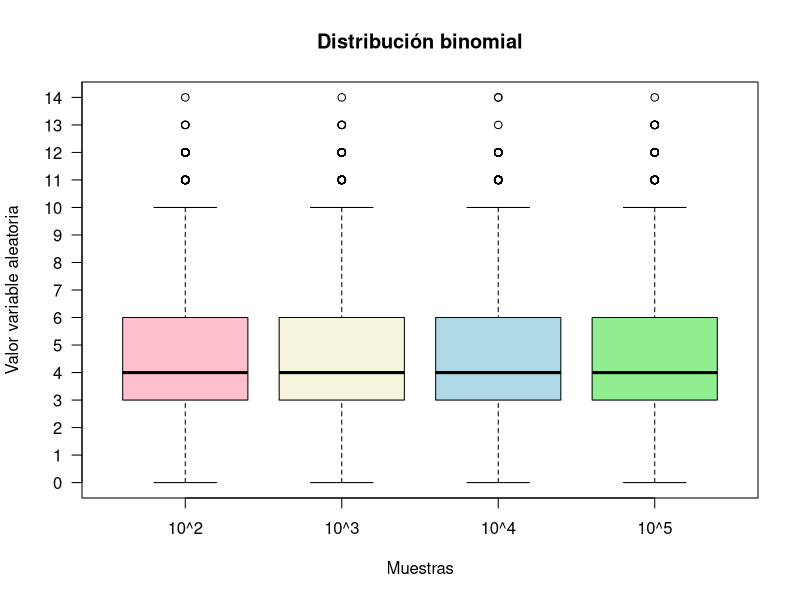
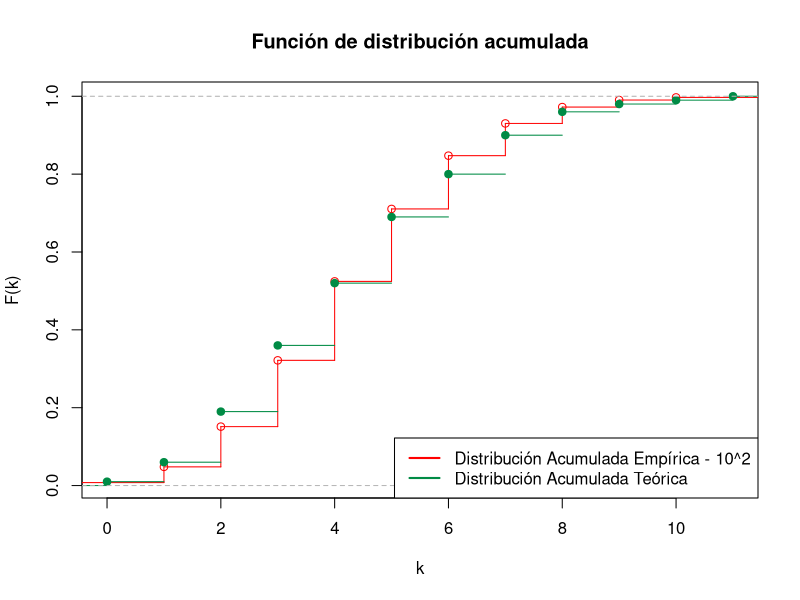
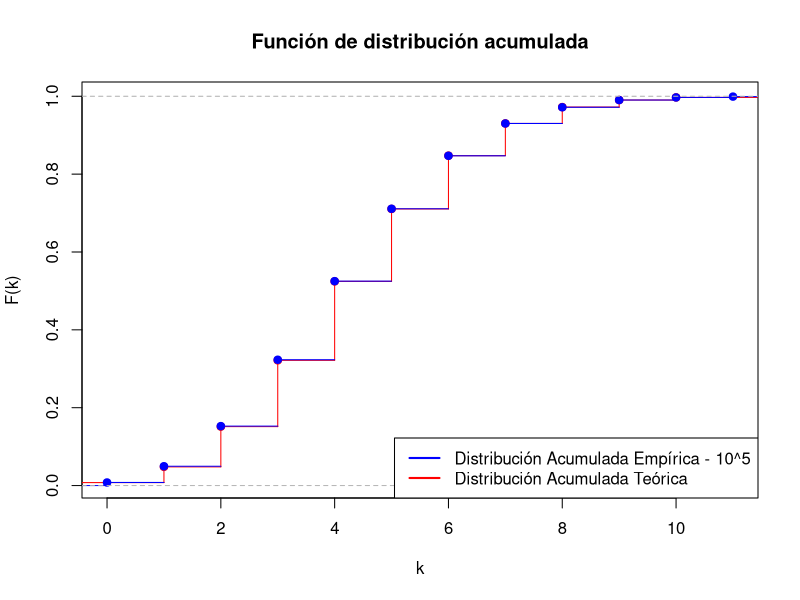
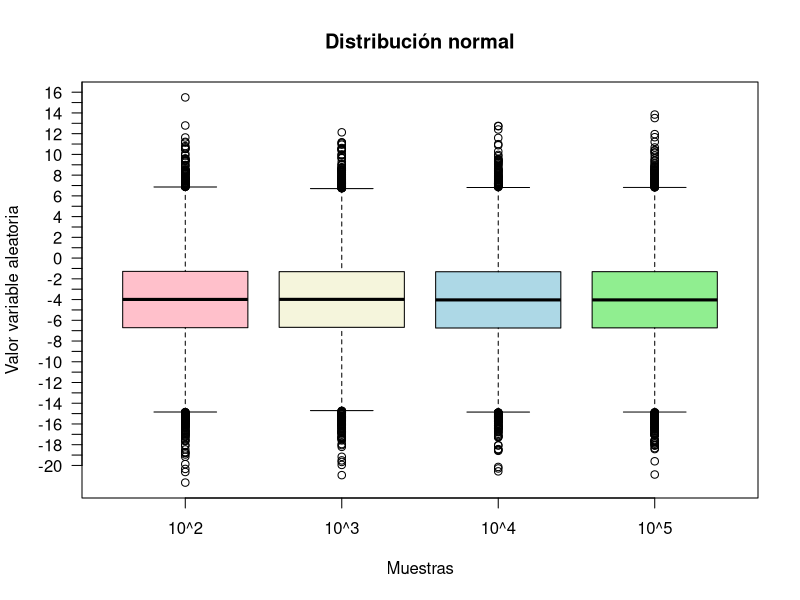
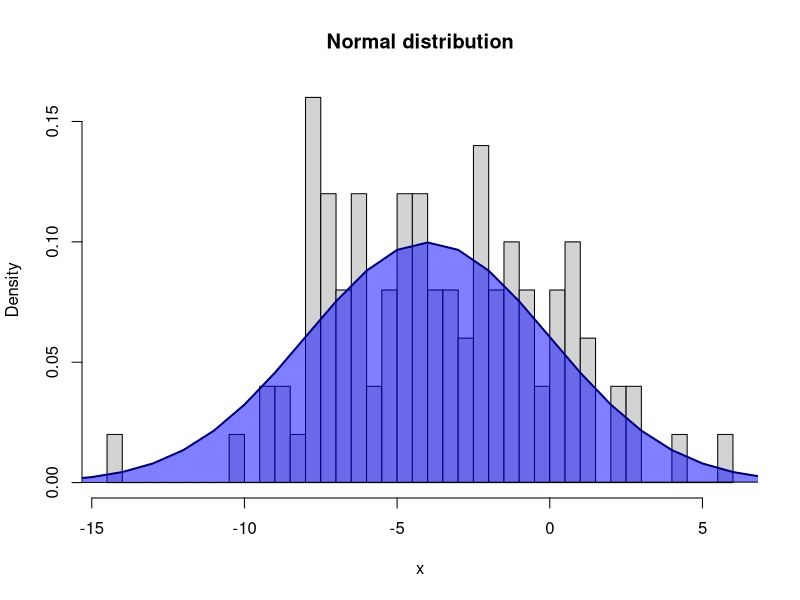
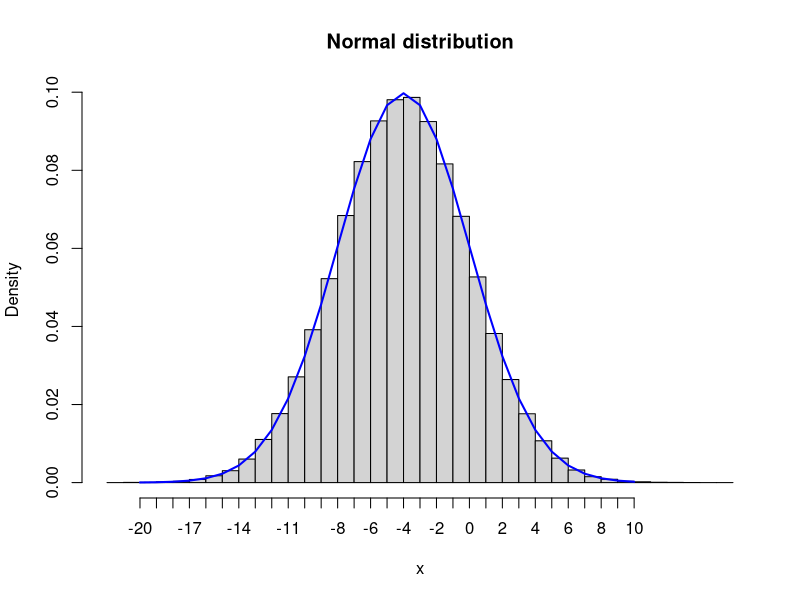
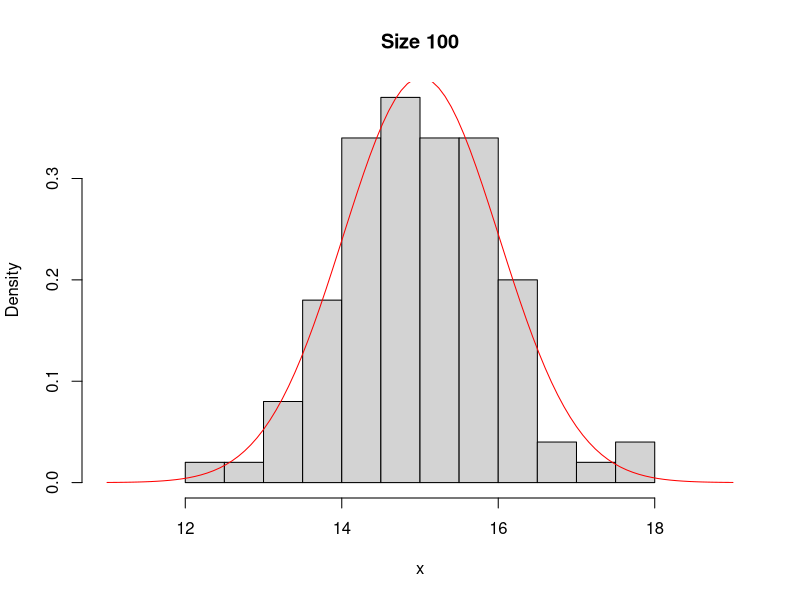
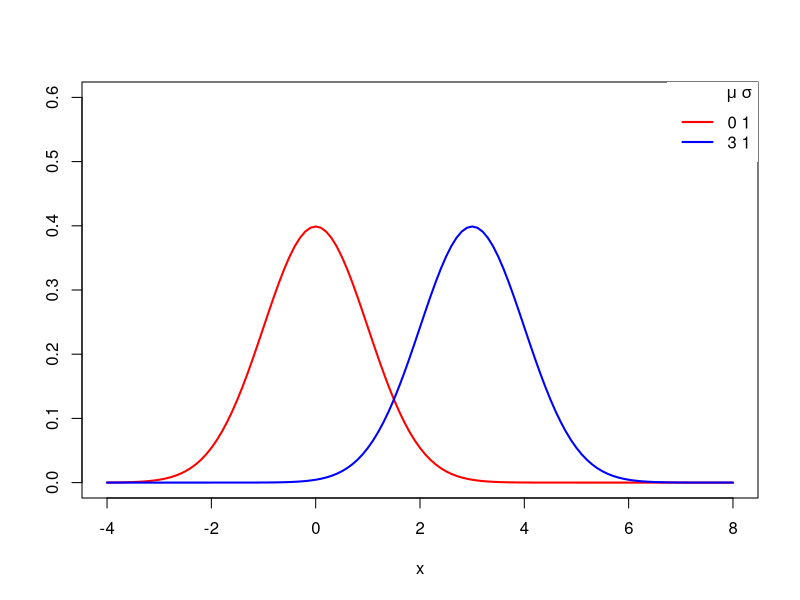

Reproduce these figures in R, in order.
# EJ 1
# distribución binoamial binomial (30 ,  0.15)
# n = 10 ^ (2 al 5)
# rbinom(
#       n,     Número de observaciones aleatorias a ser generadas
#       size,  Número de ensayos (> = 0)
#       prob)  La probabilidad de éxito en cada ensayo
a = rbinom(10^2,30, 0.15)
b = rbinom(10^3,30, 0.15)
c = rbinom(10^4,30, 0.15)
d = rbinom(10^5,30, 0.15)

randomValues <- c(a,b,c,d)

data <- data.frame(values =randomValues,
                   group = c("10^2","10^3","10^4","10^5"))

boxplot(values ~ group,
        data, 
        col = c("pink",
                "beige", 
                "lightblue", 
                "lightgreen"),
        main = "Distribución binomial",
        xlab = "Muestras",
        ylab = "Valor variable aleatoria",
        yaxt='n')
axis(2, at=seq(0, 30, 1),las=2)


# Esperanza Empírica
espA = mean(a)
espB = mean(b)
espC = mean(c)
espD = mean(d)

# Esperanza Teorica
espT = 30*0.15

# Varianza Empirica
varA = var(a)
varB = var(b)
varC = var(c)
varD = var(d)

# Varianza Teorica
varT = 30*0.15*0.85

# Función de distribución acumulada empirica
distA = ecdf(a)
distD = ecdf(d)

# Función de distribución teórica y empirica
plot(stepfun(c(1:10),pbinom(c(0,1:10),30,0.15)), 
     main = "Función de distribución acumulada", 
     xlab = "k",
     ylab = "F(k)",
     col="red")
lines(distA, col="springgreen4")
legend("bottomright", 
       legend = c("Distribución Acumulada Empírica - 10^2",
                  "Distribución Acumulada Teórica"),
       lty = 1, col = c("red","springgreen4"), lwd = 2, box.lty =1)

plot(stepfun(c(1:10),pbinom(c(0,1:10),30,0.15)), 
     main = "Función de distribución acumulada", 
     xlab = "k",
     ylab = "F(k)",
     col="red")
lines(distD, col="blue")
legend("bottomright", 
       legend = c("Distribución Acumulada Empírica - 10^5",
                  "Distribución Acumulada Teórica"),
       lty = 1, col = c("blue","red"), lwd = 2, box.lty =1)



# EJ 2
# Distribución Normal(-4,16)
# n = 10 ^ (2 al 5)

a = rnorm(10^2,-4, sqrt(16))
b = rnorm(10^3,-4, sqrt(16))
c = rnorm(10^4,-4, sqrt(16))
d = rnorm(10^5,-4, sqrt(16))

randomValues <- c(a,b,c,d)
data <- data.frame(values =randomValues,
                   group = c("10^2","10^3","10^4","10^5"))
# Explicar diferencia de los boxplots por funcionamiento de cajas
boxplot(values ~ group,
        data, 
        col = c("pink",
                "beige", 
                "lightblue", 
                "lightgreen"),
        main = "Distribución normal",
        xlab = "Muestras",
        ylab = "Valor variable aleatoria", 
        yaxt='n')
axis(2, at=seq(-20, 20, 1),las=2)

# Esperanza Teórica
espT = -4

# Varianza Teórica
varT = 16

# Esperanza Empírica
espA = mean(a)
espB = mean(b)
espC = mean(c)
espD = mean(d)

# Varianza Empirica
varA = var(a)
varB = var(b)
varC = var(c)
varD = var(d)

# Histogramas
x <- seq(-20, 10, 1)
hist(a, main="Normal distribution", breaks = 50, 
     xlab="x", freq=FALSE)
lines(x, dnorm(x, mean = -4, sd = 4), col = "blue",
      lty = 1, lwd = 2)
polygon(x, dnorm(x, mean = -4, sd = 4), col = rgb(0, 0, 1, alpha = 0.5))


hist(d, main="Normal distribution", breaks = 50,xaxt="n", xlab="x", freq=FALSE)
lines(x, dnorm(x, mean = -4, sd = 4), col = "blue", lty = 1, lwd = 2, xaxt="n")
axis(1, at=seq(-20, 10, 1),las=1)


data <- rnorm(100, mean=15, sd=1)
hist(data, xlim=range(11:19), main="Size 100", xlab="x", freq=FALSE)
curve(dnorm(x,mean=mean(data),sd=sd(data)), add=TRUE,col="red")
# https://r-coder.com/normal-distribution-r/
# Grid of X-axis values
x <- seq(-4, 8, 0.1)

#-----------------------------------------
# Same standard deviation, different mean
#-----------------------------------------
# Mean 0, sd 1
plot(x, dnorm(x, mean = 0, sd = 1), type = "l",
     ylim = c(0, 0.6), ylab = "", lwd = 2, col = "red")
# Mean 3, sd 1
lines(x, dnorm(x, mean = 3, sd = 1), col = "blue", lty = 1, lwd = 2)

# Adding a legend
legend("topright", legend = c("0 1", "3 1"), col = c("red", "blue"),
       title = expression(paste(mu, " ", sigma)),
       title.adj = 0.9, lty = 1, lwd = 2, box.lty = 0)
